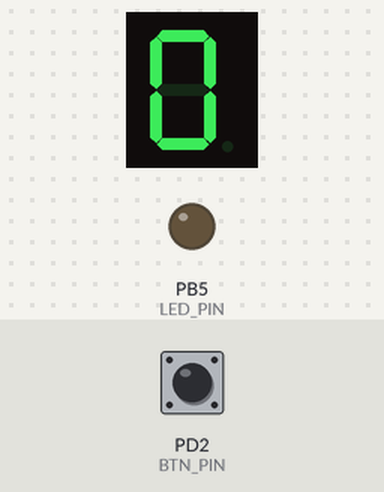
This program was run on a simulated ATmega328P, built with avr-gcc and emulated at 16 MHz. Shown: 1-digit seven-segment display, output pins drawn as LEDs (lit = HIGH). Wiring (inferred from the names in the program): 1-digit 7-segment display, segments lit when HIGH: segments PB0, PD7, PD4, PD5, PD6, PB1, PB2, PD3. The test bench sets the inputs (shaded band); at power-on: PD2 (BTN_PIN) HIGH. The segment pins are drawn as the display they are named for; pins used as bus, display or sensor lines are not drawn.

Above: at 1.2 s.
1.3 s: PD2 (BTN_PIN) pulled LOW for 0.15 s
At 2.2 s:
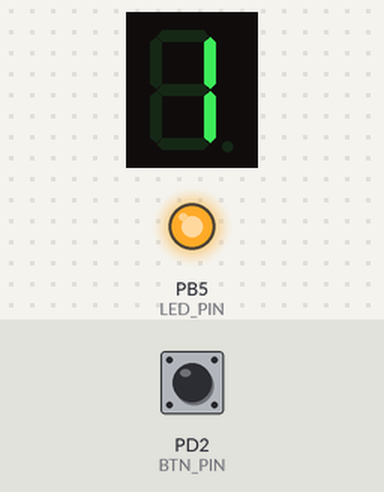
2.9 s: PD2 (BTN_PIN) pulled LOW for 1 s
At 3.4 s:
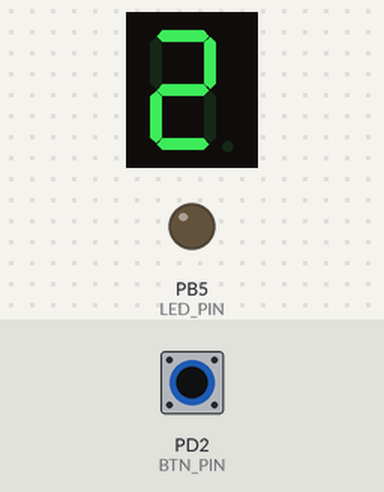
5.4 s: PD2 (BTN_PIN) pulled LOW for 0.15 s
At 6.5 s:
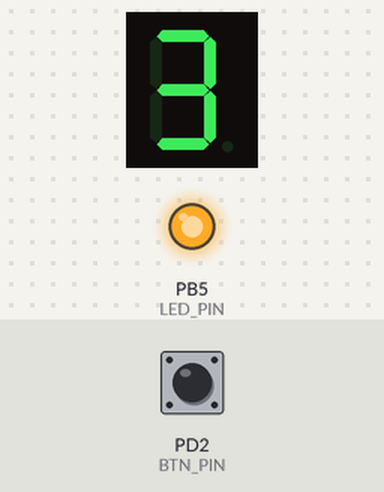
7.0 s: PD2 (BTN_PIN) pulled LOW for 1 s
At 7.8 s:
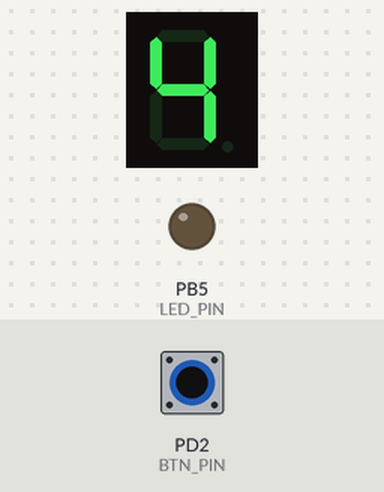
Timing chart, 0 to 10.0 s (numbered marks = the images above; inputs shaded):
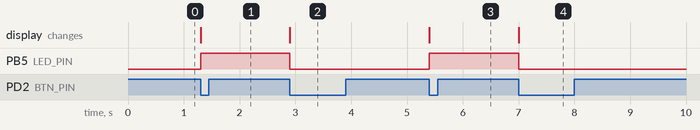

The program:

main.cpp
```cpp
/*
 * GccApplication2.cpp
 *
 * Changed: 05/03/16 18:36:04
 * Author : Kaspar Siricenko
 * Number : B00076450
 */

// Video demonstration of the working example: https://www.youtube.com/watch?v=Rg77iY35Das


#include <avr/io.h>

#define F_CPU 16000000UL
#include <util/delay.h>

#define BTN_PIN PIND2   // button pin
#define LED_PIN PORTB5  // led pin

#define LED_DDRD 0xF8   // b1111 1000
#define LED_DDRB 0x07   // b0000 0111

#define	LED_a  PORTB0   // pin 7   on  Seven-SEG Display
#define	LED_b  PORTD7   // pin 6   on  Seven-SEG Display
#define	LED_c  PORTD4   // pin 4   on  Seven-SEG Display
#define	LED_d  PORTD5	// pin 2   on  Seven-SEG Display
#define	LED_e  PORTD6	// pin 1   on  Seven-SEG Display
#define	LED_f  PORTB1	// pin 9   on  Seven-SEG Display
#define	LED_g  PORTB2	// pin 10  on  Seven-SEG Display
#define LED_DP PORTD3   // pin 5   on  Seven-SEG Display

#define CLR_PORTD() clearPORTD()
#define CLR_PORTB() clearPORTB()
#define CLR_LED()	clearLED()
#define TEST_LED()	testLED()
#define SET_LED(n)	setLED(&n)
#define CHK_BTN(n)	checkButton(&n)


//Prototype
void clearPORTD();
void clearPORTB();
void clearLED();
void testLED();
void checkButton(uint8_t*);
void setLED(uint8_t*);


//Main thread
int main(void)
{
  //----SETUP STAGE

  //Setups I/O PINS
	DDRD &= ~(1<<BTN_PIN);
	DDRB |=	 (1<<LED_PIN);
	DDRD |= LED_DDRD;
	DDRB |= LED_DDRB;

  //Activates pull-up resistors
	PORTD |= (1<<BTN_PIN);

  //Initializes counter for digits from 0 to 9
	uint8_t currentDigit = 0x00;


  //----LOOP STAGE

	while (1)
	{
	   //A test for the pin position
		//TEST_LED();

       //Sets LEDs to display digits
		SET_LED(currentDigit);
	   //Waits for the pressing a button and changes digit
		CHK_BTN(currentDigit);
	}
}


// Functions
void clearPORTD() {
	PORTD &= ~LED_DDRD;  //Clears screen for Port B
}

void clearPORTB() {
	PORTB &= ~LED_DDRB;  //Clears screen for Port D
}

//Clears SCREEN
void clearLED() {
	CLR_PORTD();
	CLR_PORTB();
}

//Waits for the pressing a button and changes digit
void checkButton(uint8_t* n) {
	while(1) {
		if((PIND & (1<<BTN_PIN))) {
  			_delay_ms(10);
  			if(!(PIND & (1<<BTN_PIN))) {
    			PORTB ^= (1<<LED_PIN);
    			(*n)++;
    			return;
  			}
		}
	}
}

//A test for the pin position
void testLED() {
	const uint8_t aSize = 0x08;
	uint8_t a[aSize] = {LED_a, LED_b, LED_c, LED_d, LED_e, LED_f, LED_g, LED_DP};
	for(uint8_t i = 0; i < aSize; CHK_BTN(i)) {
		CLR_LED();
		if(a[i] == LED_a || a[i] == LED_f || a[i] == LED_g)
			PORTB |= (1<<a[i]);
		else
			PORTD |= (1<<a[i]);
	}
}

//Sets LEDs to display digits
void setLED(uint8_t *n) {
	uint8_t aSize = 0x08;
	uint8_t a[aSize];
	switch(*n) {

		case 1: /*BC*/
			aSize = 2;
			a[0] = LED_b;
			a[1] = LED_c;
			break;

		case 2: /*ABGED*/
			aSize = 5;
			a[0] = LED_a;
			a[1] = LED_b;
			a[2] = LED_g;
			a[3] = LED_e;
			a[4] = LED_d;
			break;

		case 3: /*ABGCD*/
			aSize = 5;
			a[0] = LED_a;
			a[1] = LED_b;
			a[2] = LED_g;
			a[3] = LED_c;
			a[4] = LED_d;
			break;

		case 4: /*FGBC*/
			aSize = 4;
			a[0] = LED_f;
			a[1] = LED_g;
			a[2] = LED_b;
			a[3] = LED_c;
			break;

		case 5: /*AFGCD*/
			aSize = 5;
			a[0] = LED_a;
			a[1] = LED_f;
			a[2] = LED_g;
			a[3] = LED_c;
			a[4] = LED_d;
			break;

		case 6: /*AFGCED*/
			aSize = 6;
			a[0] = LED_a;
			a[1] = LED_f;
			a[2] = LED_g;
			a[3] = LED_c;
			a[4] = LED_e;
			a[5] = LED_d;
			break;

		case 7: /*ABC*/
			aSize = 3;
			a[0] = LED_a;
			a[1] = LED_b;
			a[2] = LED_c;
			break;

		case 8: /*ABCDEFG*/
			aSize = 7;
			a[0] = LED_a;
			a[1] = LED_b;
			a[2] = LED_c;
			a[3] = LED_d;
			a[4] = LED_e;
			a[5] = LED_f;
			a[6] = LED_g;
			break;

		case 9: /*ABCDFG*/
			aSize = 6;
			a[0] = LED_a;
			a[1] = LED_b;
			a[2] = LED_c;
			a[3] = LED_d;
			a[4] = LED_f;
			a[5] = LED_g;
			break;

		default: /*ABCDEF*/
    		aSize = 6;
    		a[0] = LED_b;
    		a[1] = LED_c;
    		a[2] = LED_d;
    		a[3] = LED_e;
    		a[4] = LED_a;
    		a[5] = LED_f;

			(*n) = 0;
			break;
	}

	CLR_LED();

	for (uint8_t i = 0; i < aSize; i++) {
		if(a[i] == LED_a || a[i] == LED_f || a[i] == LED_g)
			PORTB |= (1<<a[i]);
		else
			PORTD |= (1<<a[i]);
	}
}

// Old stuff from the previous labs..

		/*	else
				PORTB &= ~(1<<PORTB5);
										*/
		/*	PORTB |=  (1<<PORTB5);
			_delay_ms(100);
			PORTB &= ~(1<<PORTB5);
			_delay_ms(100);  */

		/*
		else {
			PORTB |=  (1<<PORTB5);
			_delay_us(1);

			PORTB &= ~(1<<PORTB5);
			_delay_us(1);
		}
		*/
		//_delay_ms(50);
```

Measured:
- after the input at 1.3 s, PB5 (LED_PIN): LOW → HIGH at once; the display: changes at once (image 1)
- after the input at 2.9 s, PB5 (LED_PIN): HIGH → LOW at once; the display: changes at once (image 2)
- after the input at 5.4 s, PB5 (LED_PIN): LOW → HIGH at once; the display: changes at once (image 3)
- after the input at 7.0 s, PB5 (LED_PIN): HIGH → LOW at once; the display: changes at once (image 4)
